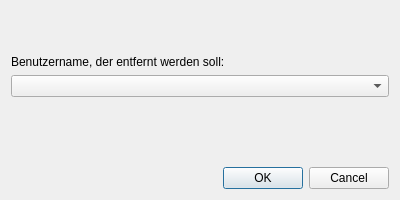
<?xml version="1.0" encoding="UTF-8"?>
<ui version="4.0">
 <class>Entfernen</class>
 <widget class="QDialog" name="Entfernen">
  <property name="windowModality">
   <enum>Qt::NonModal</enum>
  </property>
  <property name="geometry">
   <rect>
    <x>0</x>
    <y>0</y>
    <width>400</width>
    <height>200</height>
   </rect>
  </property>
  <property name="windowTitle">
   <string>Entfernen</string>
  </property>
  <property name="windowIcon">
   <iconset resource="resource.qrc">
    <normaloff>:/icon/icon.png</normaloff>:/icon/icon.png</iconset>
  </property>
  <layout class="QGridLayout" name="gridLayout">
   <item row="2" column="0">
    <widget class="QLabel" name="label_2">
     <property name="text">
      <string/>
     </property>
    </widget>
   </item>
   <item row="0" column="0">
    <widget class="QLabel" name="label">
     <property name="text">
      <string>Benutzername, der entfernt werden soll:</string>
     </property>
     <property name="alignment">
      <set>Qt::AlignBottom|Qt::AlignLeading|Qt::AlignLeft</set>
     </property>
    </widget>
   </item>
   <item row="3" column="0">
    <widget class="QDialogButtonBox" name="buttonBox">
     <property name="orientation">
      <enum>Qt::Horizontal</enum>
     </property>
     <property name="standardButtons">
      <set>QDialogButtonBox::Cancel|QDialogButtonBox::Ok</set>
     </property>
    </widget>
   </item>
   <item row="1" column="0">
    <widget class="QComboBox" name="comboBox"/>
   </item>
  </layout>
 </widget>
 <resources>
  <include location="resource.qrc"/>
 </resources>
 <connections>
  <connection>
   <sender>buttonBox</sender>
   <signal>accepted()</signal>
   <receiver>Entfernen</receiver>
   <slot>accept()</slot>
   <hints>
    <hint type="sourcelabel">
     <x>248</x>
     <y>254</y>
    </hint>
    <hint type="destinationlabel">
     <x>157</x>
     <y>274</y>
    </hint>
   </hints>
  </connection>
  <connection>
   <sender>buttonBox</sender>
   <signal>rejected()</signal>
   <receiver>Entfernen</receiver>
   <slot>reject()</slot>
   <hints>
    <hint type="sourcelabel">
     <x>316</x>
     <y>260</y>
    </hint>
    <hint type="destinationlabel">
     <x>286</x>
     <y>274</y>
    </hint>
   </hints>
  </connection>
 </connections>
</ui>
